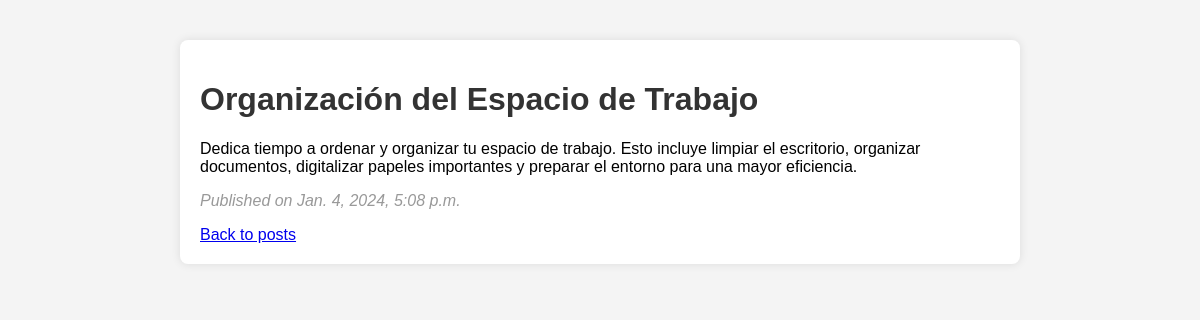
Page /posts/2/ on the committed database.
### toDo/models.py (models this page shows, shortened)
class Post(models.Model):
    title = models.CharField(max_length=200)
    content = models.TextField()
    pub_date = models.DateTimeField(default=timezone.now)

### toDo/views.py (the view)
# urls.py: path('posts/<int:pk>/', post_detail, name='post-detail-template'),
def post_detail(request, pk):
    post = get_object_or_404(Post, pk=pk)
    return render(request, 'post_detail.html', {'post': post})

### toDo/templates/post_detail.html (shortened to what this page needs)
{% extends 'base.html' %}
{% block content %}
    <h1>{{ post.title }}</h1>
    <p>{{ post.content }}</p>
    <p class="date">Published on {{ post.pub_date }}</p>
    <a href="{% url 'post-list' %}">Back to posts</a>
{% endblock %}

### toDo/static/toDo/style.css (style rules this page uses)
body { font-family: Arial, sans-serif; margin: 20px; padding: 20px; background-color: #f4f4f4; }
h1 { color: #333; }
p.date { color: #999; font-style: italic; }

### rows in the picture
Post: title "Organización del Espacio de Trabajo", content "Dedica tiempo a ordenar y organizar tu espacio de trabajo. Esto incluye limpiar el escritorio, organizar documentos, digitalizar papeles importantes y preparar el entorno para una mayor eficiencia.", pub_date "Jan. 4, 2024, 5:08 p.m."
